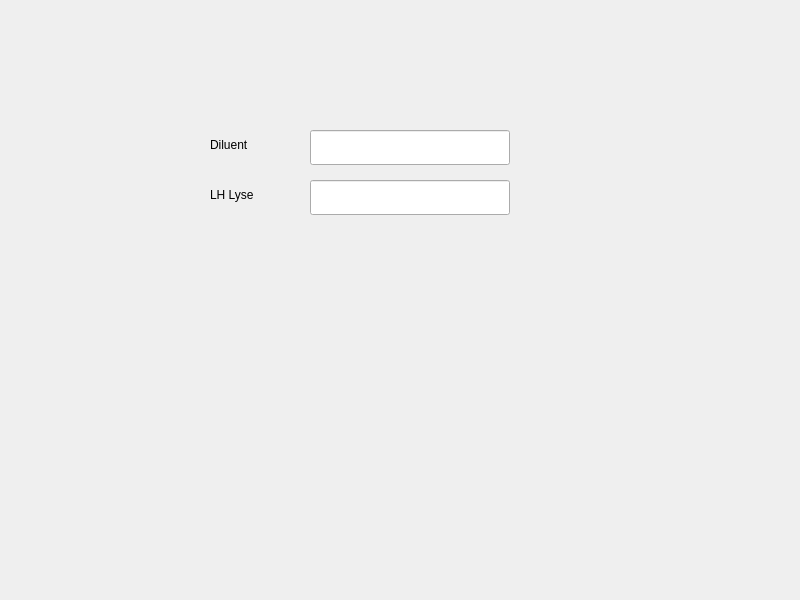
<?xml version="1.0" encoding="UTF-8"?>
<ui version="4.0">
 <class>ReagentWin</class>
 <widget class="QWidget" name="ReagentWin">
  <property name="geometry">
   <rect>
    <x>0</x>
    <y>0</y>
    <width>800</width>
    <height>600</height>
   </rect>
  </property>
  <property name="windowTitle">
   <string>ReagentWin</string>
  </property>
  <widget class="QLineEdit" name="leLhLyse">
   <property name="enabled">
    <bool>true</bool>
   </property>
   <property name="geometry">
    <rect>
     <x>310</x>
     <y>180</y>
     <width>200</width>
     <height>35</height>
    </rect>
   </property>
  </widget>
  <widget class="QLineEdit" name="leDiluent">
   <property name="enabled">
    <bool>true</bool>
   </property>
   <property name="geometry">
    <rect>
     <x>310</x>
     <y>130</y>
     <width>200</width>
     <height>35</height>
    </rect>
   </property>
  </widget>
  <widget class="QLabel" name="lbLhLyse">
   <property name="geometry">
    <rect>
     <x>210</x>
     <y>180</y>
     <width>80</width>
     <height>30</height>
    </rect>
   </property>
   <property name="text">
    <string>LH Lyse</string>
   </property>
  </widget>
  <widget class="QLabel" name="lbDiluent">
   <property name="geometry">
    <rect>
     <x>210</x>
     <y>130</y>
     <width>80</width>
     <height>30</height>
    </rect>
   </property>
   <property name="text">
    <string>Diluent</string>
   </property>
  </widget>
 </widget>
 <layoutdefault spacing="6" margin="11"/>
 <resources/>
 <connections/>
</ui>
